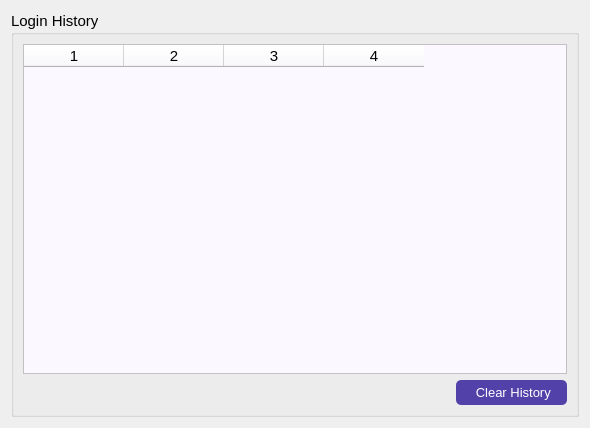
<?xml version="1.0" encoding="UTF-8"?>
<ui version="4.0">
 <class>Dialog</class>
 <widget class="QDialog" name="Dialog">
  <property name="windowModality">
   <enum>Qt::ApplicationModal</enum>
  </property>
  <property name="geometry">
   <rect>
    <x>0</x>
    <y>0</y>
    <width>590</width>
    <height>428</height>
   </rect>
  </property>
  <property name="windowTitle">
   <string>Dialog</string>
  </property>
  <property name="styleSheet">
   <string notr="true">QDialog#Dialog{

}</string>
  </property>
  <layout class="QGridLayout" name="gridLayout_2">
   <item row="0" column="0">
    <widget class="QGroupBox" name="groupBox">
     <property name="font">
      <font>
       <pointsize>11</pointsize>
      </font>
     </property>
     <property name="title">
      <string>Login History</string>
     </property>
     <layout class="QGridLayout" name="gridLayout">
      <item row="0" column="0" colspan="2">
       <widget class="QTableWidget" name="tableWidget">
        <property name="baseSize">
         <size>
          <width>0</width>
          <height>0</height>
         </size>
        </property>
        <property name="styleSheet">
         <string notr="true">background-color: rgb(251, 249, 255);
color: rgb(0, 0, 0);</string>
        </property>
        <property name="lineWidth">
         <number>2</number>
        </property>
        <property name="columnCount">
         <number>4</number>
        </property>
        <column/>
        <column/>
        <column/>
        <column/>
       </widget>
      </item>
      <item row="1" column="0">
       <spacer name="horizontalSpacer">
        <property name="orientation">
         <enum>Qt::Horizontal</enum>
        </property>
        <property name="sizeHint" stdset="0">
         <size>
          <width>40</width>
          <height>20</height>
         </size>
        </property>
       </spacer>
      </item>
      <item row="1" column="1">
       <widget class="QPushButton" name="deleteb">
        <property name="font">
         <font>
          <pointsize>10</pointsize>
          <weight>50</weight>
          <bold>false</bold>
         </font>
        </property>
        <property name="cursor">
         <cursorShape>PointingHandCursor</cursorShape>
        </property>
        <property name="styleSheet">
         <string notr="true">background-color: rgb(83, 65, 170);
color: rgb(255, 255, 255);
border-color: rgb(0, 0, 0);
border-radius:5px;
padding:5px;</string>
        </property>
        <property name="text">
         <string>    Clear History   </string>
        </property>
       </widget>
      </item>
     </layout>
    </widget>
   </item>
  </layout>
 </widget>
 <resources/>
 <connections/>
</ui>
